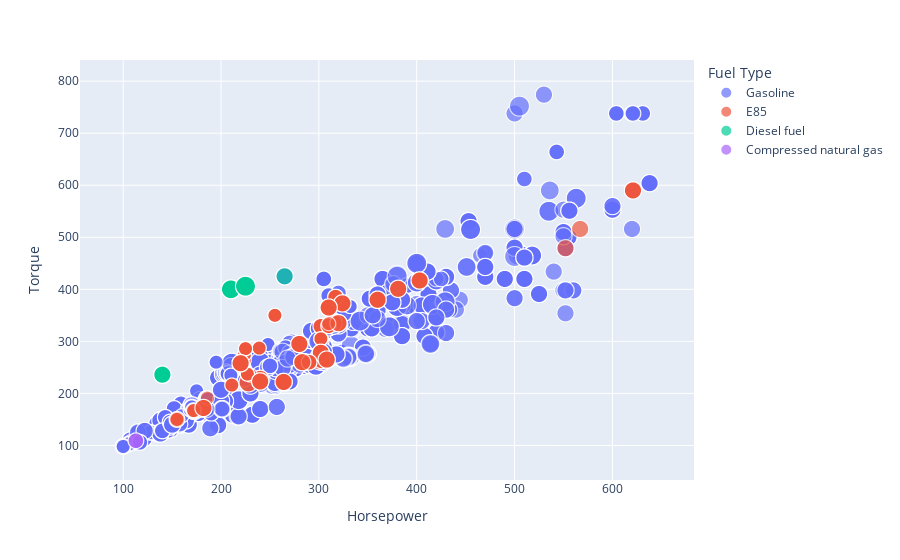

Source (notebook cell):
### Code cell
fig = px.scatter(base, x = 'Horsepower', y = 'Torque', color = 'Fuel Type', size='Number of Forward Gears', hover_data=['ID'])
fig.show()

### Figure 1 — Plotly figure (JSON) as saved in the notebook; plotly's stock layout.template omitted (floating-point values rounded to 4 significant figures; data arrays with more than 128 entries replaced by an {"elided": "..."} marker saying what was removed)
{"data": [{"customdata": {"elided": "4591x1 str values"}, "hovertemplate": "Fuel Type=Gasoline<br>Horsepower=%{x}<br>Torque=%{y}<br>Number of Forward Gears=%{marker.size}<br>ID=%{customdata[0]}<extra></extra>", "legendgroup": "Gasoline", "marker": {"color": "#636efa", "size": {"elided": "4591 int values"}, "sizemode": "area", "sizeref": 0.02, "symbol": "circle"}, "mode": "markers", "name": "Gasoline", "showlegend": true, "type": "scattergl", "x": {"elided": "4591 int values"}, "xaxis": "x", "y": {"elided": "4591 int values"}, "yaxis": "y"}, {"customdata": {"elided": "456x1 str values"}, "hovertemplate": "Fuel Type=E85<br>Horsepower=%{x}<br>Torque=%{y}<br>Number of Forward Gears=%{marker.size}<br>ID=%{customdata[0]}<extra></extra>", "legendgroup": "E85", "marker": {"color": "#EF553B", "size": {"elided": "456 int values"}, "sizemode": "area", "sizeref": 0.02, "symbol": "circle"}, "mode": "markers", "name": "E85", "showlegend": true, "type": "scattergl", "x": {"elided": "456 int values"}, "xaxis": "x", "y": {"elided": "456 int values"}, "yaxis": "y"}, {"customdata": [["2012 Audi Q7 3.0 TDI"], ["2011 Audi Q7 3.0 TDI"], ["2010 Audi Q7 3.0 TDI"], ["2009 Audi Q7 3.0 TDI"], ["2010 Volkswagen Golf 2.0L 2-Door TDI"], ["2010 Volkswagen Golf 4-Door TDI"], ["2011 Volkswagen Golf TDI Clean Diesel 2-Door"], ["2011 Volkswagen Golf TDI Clean Diesel 4-Door"], ["2010 Volkswagen Touareg V6 TDI Clean Diesel Sport"], ["2011 Mercedes-Benz E350 BlueTEC Sedan"], ["2010 Mercedes-Benz GL350 BlueTEC 4Matic"], ["2011 Mercedes-Benz GL350 BlueTEC 4Matic"], ["2010 Mercedes-Benz R350 BlueTEC 4Matic"], ["2011 Mercedes-Benz R350 BlueTEC 4Matic"], ["2010 Mercedes-Benz ML350 BlueTEC"], ["2011 Mercedes-Benz ML350 BlueTEC"], ["2010 BMW X5 xDrive35d SUV"], ["2010 Mercedes-Benz R350 BlueTEC 4Matic"], ["2010 Mercedes-Benz R350 BlueTEC 4Matic"], ["2012 Volkswagen Jetta TDI"], ["2012 Volkswagen Jetta SportWagen TDI"], ["2012 Volkswagen Passat TDI SE"], ["2012 Volkswagen Touareg TDI Sport"], ["2012 Volkswagen Touareg TDI Lux"], ["2012 Volkswagen Touareg TDI Executive"], ["2012 Volkswagen Golf TDI 2-Door"], ["2012 Volkswagen Golf 4-Door TDI 4-Door"]], "hovertemplate": "Fuel Type=Diesel fuel<br>Horsepower=%{x}<br>Torque=%{y}<br>Number of Forward Gears=%{marker.size}<br>ID=%{customdata[0]}<extra></extra>", "legendgroup": "Diesel fuel", "marker": {"color": "#00cc96", "size": [8, 8, 6, 6, 6, 6, 6, 6, 6, 7, 7, 7, 7, 7, 7, 7, 6, 7, 7, 6, 6, 6, 8, 8, 8, 6, 6], "sizemode": "area", "sizeref": 0.02, "symbol": "circle"}, "mode": "markers", "name": "Diesel fuel", "showlegend": true, "type": "scattergl", "x": [225, 225, 225, 225, 140, 140, 140, 140, 225, 210, 210, 210, 210, 210, 210, 210, 265, 210, 210, 140, 140, 140, 225, 225, 225, 140, 140], "xaxis": "x", "y": [406, 406, 406, 406, 236, 236, 236, 236, 406, 400, 400, 400, 400, 400, 400, 400, 425, 400, 400, 236, 236, 236, 406, 406, 406, 236, 236], "yaxis": "y"}, {"customdata": [["2010 Honda Civic GX Sedan"], ["2011 Honda Civic GX Sedan"]], "hovertemplate": "Fuel Type=Compressed natural gas<br>Horsepower=%{x}<br>Torque=%{y}<br>Number of Forward Gears=%{marker.size}<br>ID=%{customdata[0]}<extra></extra>", "legendgroup": "Compressed natural gas", "marker": {"color": "#ab63fa", "size": [5, 5], "sizemode": "area", "sizeref": 0.02, "symbol": "circle"}, "mode": "markers", "name": "Compressed natural gas", "showlegend": true, "type": "scattergl", "x": [113, 113], "xaxis": "x", "y": [109, 109], "yaxis": "y"}], "layout": {"legend": {"itemsizing": "constant", "title": {"text": "Fuel Type"}, "tracegroupgap": 0}, "margin": {"t": 60}, "xaxis": {"anchor": "y", "domain": [0, 1], "title": {"text": "Horsepower"}}, "yaxis": {"anchor": "x", "domain": [0, 1], "title": {"text": "Torque"}}}}
